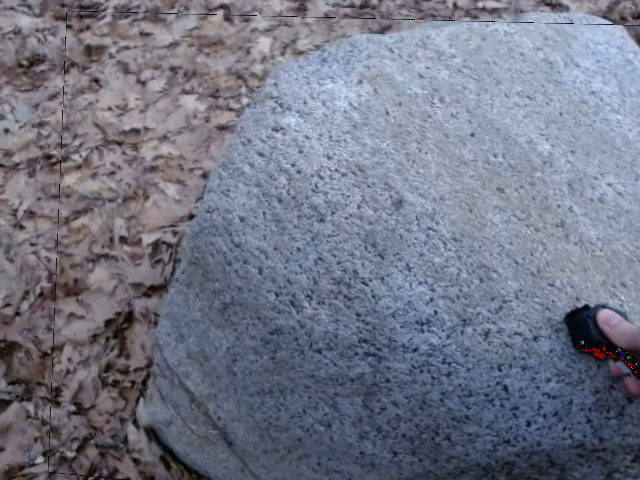
#> input picture inpainted123.png, 640 x 480 px, found by its file name
$ python monocularDepth.py
#> lines starting #> are read from the running program, lines starting #| are printed output that depends on the picture
import cv2
import matplotlib.pyplot as plt
import numpy as np
import os

def find_matching_keypoints(img1, img2):
    # Detect keypoints and compute descriptors using SIFT (or ORB)
    sift = cv2.SIFT_create()
    kp1, des1 = sift.detectAndCompute(img1, None)
    kp2, des2 = sift.detectAndCompute(img2, None)

    # Match descriptors using BFMatcher (Brute-Force Matcher) with default settings
    bf = cv2.BFMatcher()
    matches = bf.knnMatch(des1, des2, k=2)

    # Apply ratio test to keep good matches (Lowe's ratio test)
    good_matches = []
    for m, n in matches:
        if m.distance < 0.75 * n.distance:
            good_matches.append(m)

    # Extract the matched keypoints' locations
    pts1 = np.float32([kp1[m.queryIdx].pt for m in good_matches]).reshape(-1, 1, 2)
    pts2 = np.float32([kp2[m.trainIdx].pt for m in good_matches]).reshape(-1, 1, 2)

    # Estimate the Fundamental Matrix using RANSAC
    F, mask = cv2.findFundamentalMat(pts1, pts2, cv2.FM_RANSAC)

    # Draw matches - only inliers are used for this step
    img_inlier_matches = cv2.drawMatches(img1, kp1, img2, kp2, [good_matches[i] for i in range(len(good_matches)) if mask[i]], None, flags=cv2.DrawMatchesFlags_NOT_DRAW_SINGLE_POINTS)

    return pts1, pts2, img_inlier_matches, mask

def compute_disparity_map(img1, img2_warped, img_inlier_matches):
    # Stereo Matching to compute the disparity map
    # StereoSGBM parameters
    min_disp = 0
    num_disp = 16 * 3  # Must be divisible by 16
    block_size = 5  # The size of the block window. Must be odd
    P1 = 8 * 3 * block_size ** 2
    P2 = 32 * 3 * block_size ** 2
    disp12_max_diff = 1
    uniqueness_ratio = 15
    speckle_window_size = 20
    speckle_range = 2
    pre_filter_cap = 63

    stereo = cv2.StereoSGBM_create(minDisparity=min_disp,
                                numDisparities=num_disp,
                                blockSize=block_size,
                                P1=P1,
                                P2=P2,
                                disp12MaxDiff=disp12_max_diff,
                                uniquenessRatio=uniqueness_ratio,
                                speckleWindowSize=speckle_window_size,
                                speckleRange=speckle_range,
                                preFilterCap=pre_filter_cap)

    # Compute the disparity map
    disparity_map = stereo.compute(img1, img2_warped).astype(np.float32) / 16.0

    # Apply the WLS filter to the disparity map
    lmbda = 8000  # Regularization parameter
    sigma = 1.5   # Smoothness parameter
    right_matcher = cv2.ximgproc.createRightMatcher(stereo)  # Create the right matcher to improve the result
    disparity_map_right = right_matcher.compute(img2_warped, img1).astype(np.float32) / 16.0  # Right disparity map

    # Create WLS filter and apply
    wls_filter = cv2.ximgproc.createDisparityWLSFilter(matcher_left=stereo)
    wls_filter.setLambda(lmbda)
    wls_filter.setSigmaColor(sigma)
    filtered_disparity_map = wls_filter.filter(disparity_map, img1, disparity_map_right=disparity_map_right)

    # Normalize the filtered disparity map for visualization
    filtered_disparity_map_normalized = cv2.normalize(filtered_disparity_map, None, 0, 255, cv2.NORM_MINMAX)
    filtered_disparity_map_normalized = np.uint8(filtered_disparity_map_normalized)

    return disparity_map, filtered_disparity_map_normalized

def display_results(img1, img2_warped, img_inlier_matches, disparity_map, filtered_disparity_map):
    plt.figure(figsize=(20, 10))

    plt.subplot(2, 3, 1)
    plt.title('Image 1')
    plt.imshow(img1, cmap='gray')

    plt.subplot(2, 3, 2)
    plt.title('Warped Image 2 (Aligned with Image 1)')
    plt.imshow(img2_warped, cmap='gray')

    plt.subplot(2, 3, 3)
    plt.title('Matched Keypoints (Inliers Only)')
    plt.imshow(img_inlier_matches)

    plt.subplot(2, 3, 4)
    plt.title('Raw Disparity Map')
    plt.imshow(disparity_map, cmap='plasma')

    plt.subplot(2, 3, 5)
    plt.title('Filtered Disparity Map')
    plt.imshow(filtered_disparity_map, cmap='plasma')

    plt.show()

def compute_monocular_depth(image1_path, image2_path):
    # Load the two images
#> called with image1_path = 'inpainted123.png', image2_path = 'inpainted149.png'
    img1 = cv2.imread(image1_path, cv2.IMREAD_GRAYSCALE)
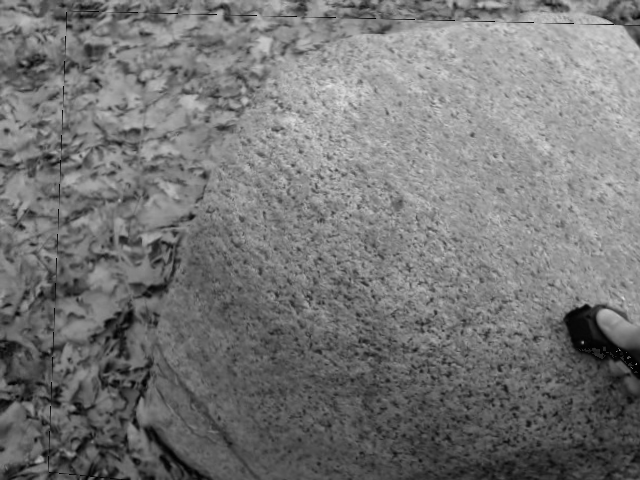
#> img1: shape (480, 640); min 0, max 229, mean 117.6
    img2 = cv2.imread(image2_path, cv2.IMREAD_GRAYSCALE)
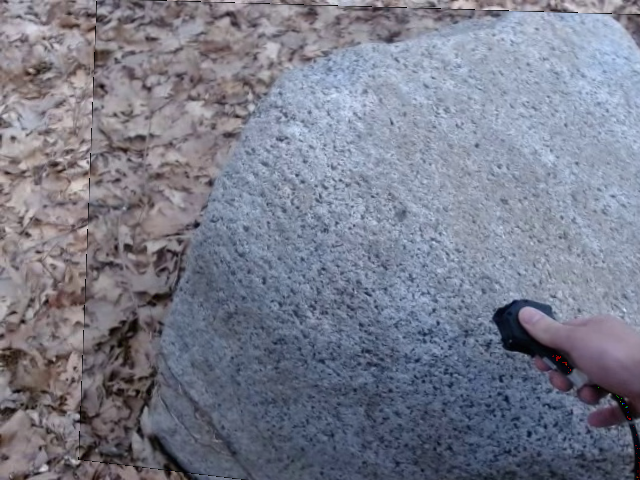
#> input picture inpainted149.png, 640 x 480 px, found by its file name
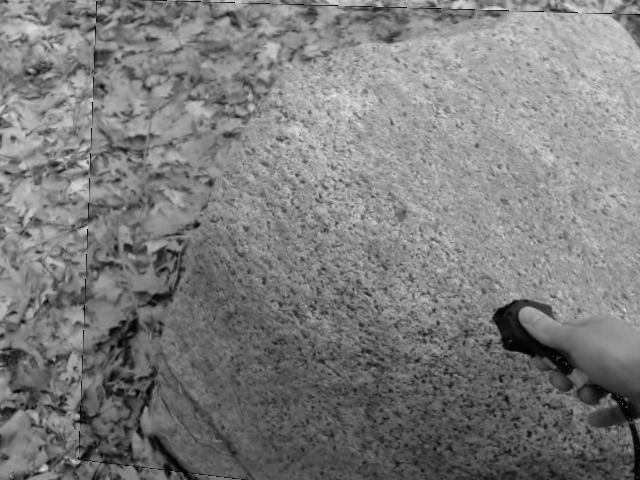
#> img2: shape (480, 640); min 1, max 234, mean 124

    pts1, pts2, img_inliner_matches, mask = find_matching_keypoints(img1, img2)
#> in find_matching_keypoints, `kp1, des1 = sift.detectAndCompute(img1, None)`: kp1 = 4779 keypoints; strongest (x, y, size): (581, 327, 27.8), (6, 131, 4), (40, 459, 4.5), (96, 81, 3.7)
#> in find_matching_keypoints, `kp2, des2 = sift.detectAndCompute(img2, None)`: kp2 = 5032 keypoints; strongest (x, y, size): (77, 416, 3.5), (44, 468, 4.5), (13, 138, 4), (74, 462, 4.4)
#> in find_matching_keypoints, `matches = bf.knnMatch(des1, des2, k=2)`: matches = 4779 matches
#> after the loop in find_matching_keypoints, `for m, n in matches:`: good_matches = 2426 matches
#> in find_matching_keypoints, `pts1 = np.float32([kp1[m.queryIdx].pt for m in good_matches]).reshape(..`: pts1 = 2426 rows, first 8: [3.28, 299.2], [3.9, 72.31], [4.37, 348.6], [4.48, 78.52], [5.04, 30.81], [6.1, 397], [6.57, 107.5], [6.69, 296.2]
#> in find_matching_keypoints, `pts2 = np.float32([kp2[m.trainIdx].pt for m in good_matches]).reshape(..`: pts2 = 2426 rows, first 8: [8.54, 307], [10.5, 79.67], [8.76, 356.2], [10.3, 86.24], [11.99, 38.8], [11.06, 405.1], [13.16, 115], [11.9, 303.9]
#> in find_matching_keypoints, `F, mask = cv2.findFundamentalMat(pts1, pts2, cv2.FM_RANSAC)`: F = [[3.74e-05, 0.00463, -0.879], [-0.00461, 7.26e-06, 0.559], [0.903, -0.586, 1]]; mask = 2426 values, max 1 at index 0, min 0 at index 137, mean 0.997
#> in find_matching_keypoints, `img_inlier_matches = cv2.drawMatches(img1, kp1, img2, kp2, [good_match..`:
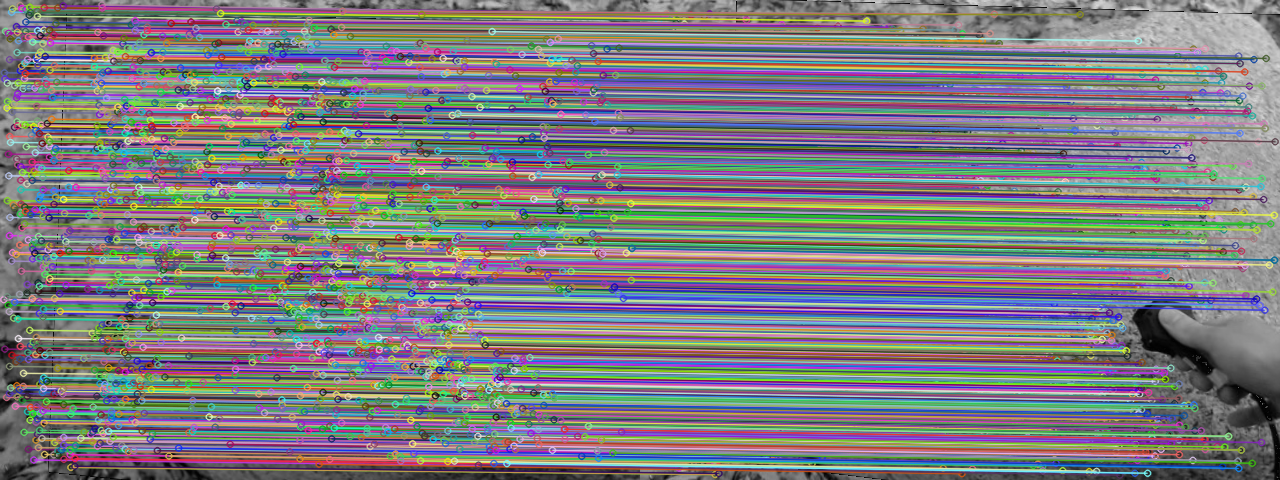
#> img_inlier_matches: shape (480, 1280, 3); mean of channels 0, 1, 2 128.4, 124.4, 125.6; drawn as B, G, R

    # We select only inlier points
    pts1 = pts1[mask.ravel() == 1]
#> pts1 = 2419 rows, first 8: [3.28, 299.2], [3.9, 72.31], [4.37, 348.6], [4.48, 78.52], [5.04, 30.81], [6.1, 397], [6.57, 107.5], [6.69, 296.2]
    pts2 = pts2[mask.ravel() == 1]
#> pts2 = 2419 rows, first 8: [8.54, 307], [10.5, 79.67], [8.76, 356.2], [10.3, 86.24], [11.99, 38.8], [11.06, 405.1], [13.16, 115], [11.9, 303.9]

    # 6. Find Homography using the inlier points
    H, status = cv2.findHomography(pts1, pts2, cv2.RANSAC)
#> H = [[0.999, -0.0033, 6.42], [0.00774, 1.01, 6.03], [2.95e-06, 1.42e-05, 1]]; status = 2419 values, max 1 at index 0, min 0 at index 380, mean 0.977

    # 7. Warp the second image to align with the first image using the Homography matrix
    h, w = img1.shape
#> h = 480; w = 640
    img2_warped = cv2.warpPerspective(img2, H, (w, h))

    disparity_map, filtered_disparity_map = compute_disparity_map(img1, img2_warped, img_inliner_matches)
#> in compute_disparity_map, `disparity_map = stereo.compute(img1, img2_warped).astype(np.float32) /..`:
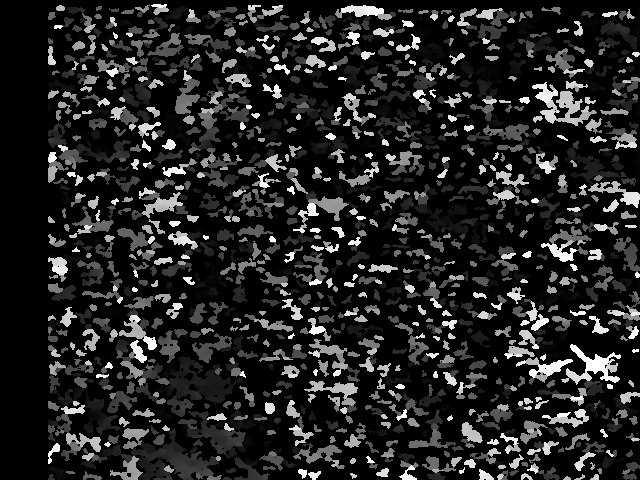
#> disparity_map: shape (480, 640) float32; min -1, max 47, mean 5.7; drawn with min black and max white
#> in compute_disparity_map, `disparity_map_right = right_matcher.compute(img2_warped, img1).astype(..`:
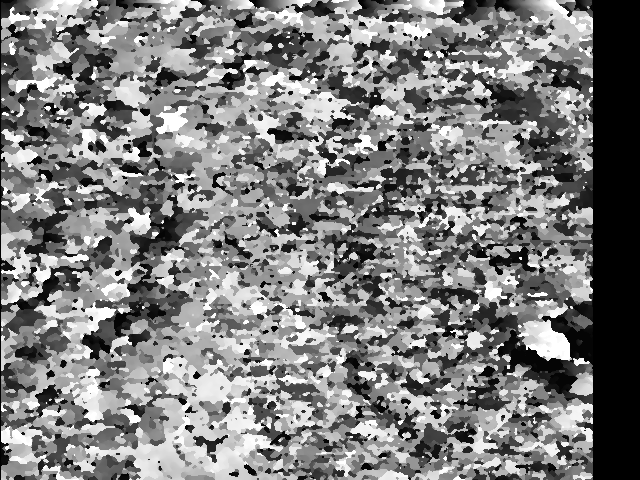
#> disparity_map_right: shape (480, 640) float32; min -48, max 0, mean -24.24; drawn with min black and max white
#> in compute_disparity_map, `filtered_disparity_map = wls_filter.filter(disparity_map, img1, dispar..`:
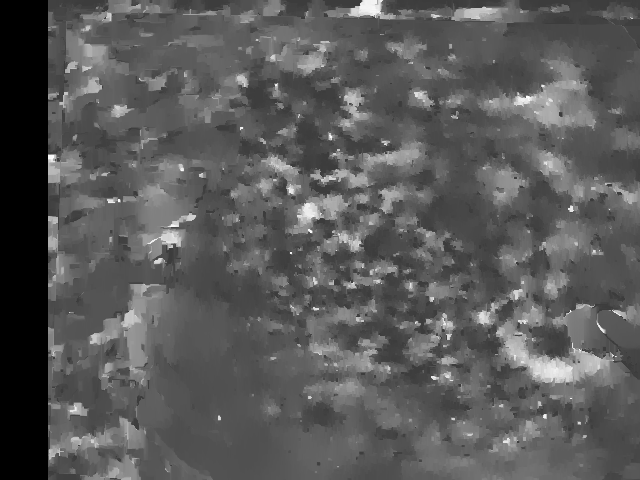
#> filtered_disparity_map: shape (480, 640) float32; min -16, max 47, mean 6.3; drawn with min black and max white

    # display_results(img1, img2_warped, img_inliner_matches, disparity_map, filtered_disparity_map)

    return filtered_disparity_map

if __name__ == "__main__":
    image1_path = 'inpainted123.png'
    image2_path = 'inpainted149.png'

    compute_monocular_depth(image1_path, image2_path)
